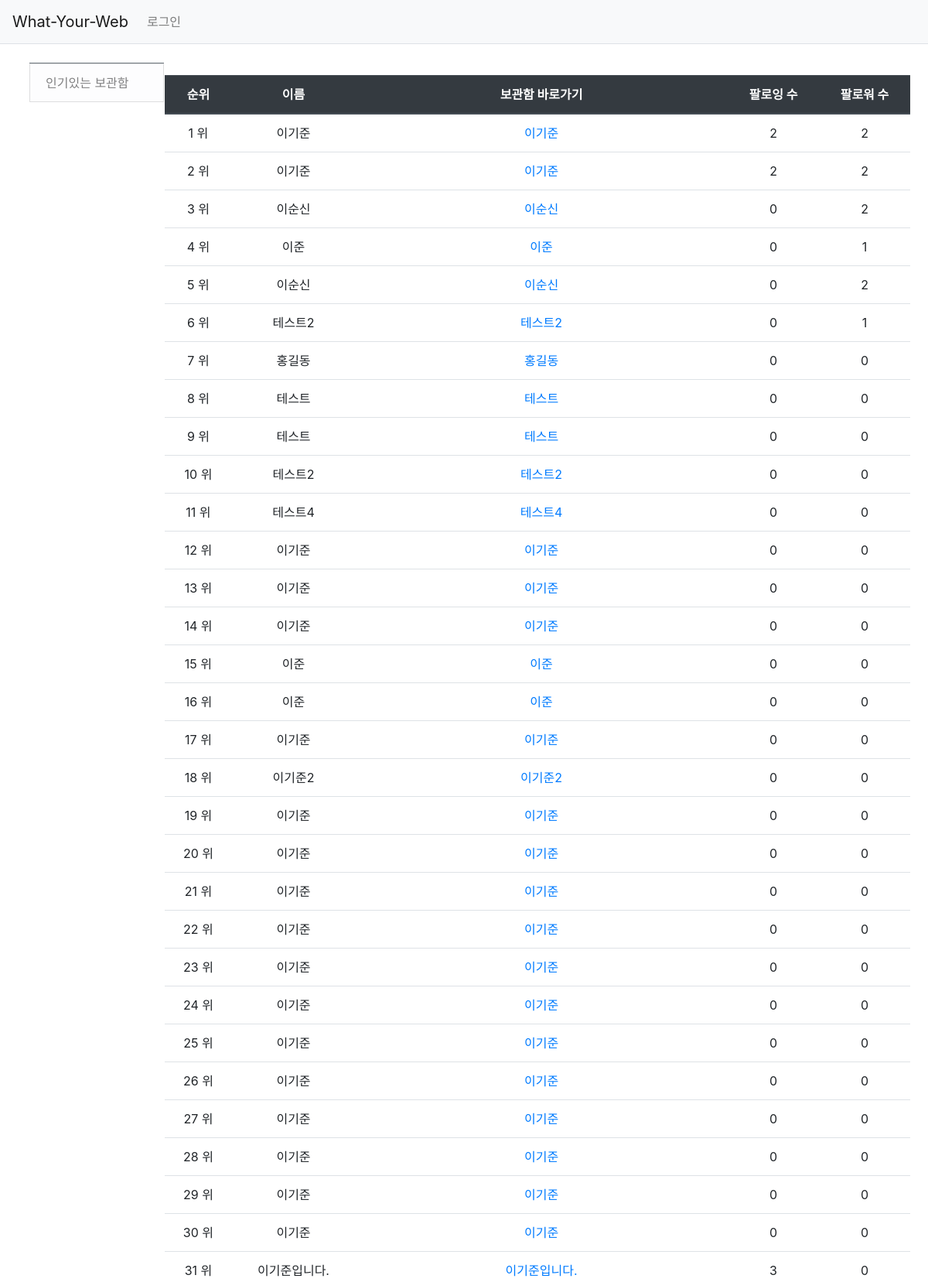
Page /whatyourweb/ranking/ (upper part) on the committed database.
### account/models.py (models this page shows, shortened)
class User(AbstractBaseUser):
    email = models.EmailField(
        verbose_name='email',
        max_length=255,
        unique=True,
    )
    date_of_birth = models.DateField()
    is_active = models.BooleanField(default=True)
    is_admin = models.BooleanField(default=False)
    favorites_1 = models.CharField(max_length= 200, choices = favorites_list, default='')
    favorites_2 = models.CharField(max_length= 200, choices = favorites_list, default='')
    name = models.CharField(max_length= 200, default='')
    image = models.ImageField(upload_to='media/')
    followings = models.ManyToManyField('self', symmetrical=False, related_name='followers')
    objects = UserManager()
    USERNAME_FIELD = 'email'
    REQUIRED_FIELDS = ['date_of_birth','favorites_1','favorites_2','name','image']

### wyw/views/base_views.py (the view)
# urls.py: path('ranking/', base_views.ranking, name='ranking'),
def ranking(request):
    user_list = User.objects.all().order_by('-followers')
    return render(request, 'wyw/ranking.html', {'allUser':user_list})

### templates/wyw/ranking.html (shortened to what this page needs)
{% extends 'base.html' %}
{% load posting_filter %}
{% block content %}
<div class="container my-3">
    <div class="row">
        <div class="col-sm-12 col-md-3 col-lg-2 p-2">
<nav id="sidebar" class="border-top border-secondary">
    <div class="list-group">
        <a class="rounded-0 list-group-item list-group-item-action list-group-item-light"
        href="{% url 'wyw:ranking' %}">{{ "인기있는 보관함" }}</a>
    </div>
</nav>
        </div>
        <div class="col-sm-12 col-md-9 col-lg-10 p-2">
    <div class="row my-3">
    <table class="table">
        <thead>
            <tr class="text-center thead-dark">
                <th>순위</th>
                <th>이름</th>
                <th style="width:50%">보관함 바로가기</th>
                <th>팔로잉 수</th>
                <th>팔로워 수</th>
            </tr>
        </thead>
        <tbody>
            {% if allUser %}
            {% for user in allUser %}
            <tr class="text-center">
                <td>{{ forloop.counter }} 위</td>
                <td>
                        {{ user.name }}
                </td>
                <td>
                    <a href="{% url 'account:profile_scrap' user.id %}">
                    {{ user.name }}
                </a>
            </td>
                <td> {{ user.followings.count }} </td>
                <td>{{user.followers.count}}</td>
            </tr>
            {% endfor %}
            {% else %}
            <tr>
                <td colspan="4">회원이 없습니다.</td>
            </tr>
            {% endif %}
            </tbody>
    </table>
</div>
{% endblock %}

### rows in the picture
User: name "이기준", followings.count "2", followers.count "2"
User: name "이순신", followings.count "0", followers.count "2"
User: name "이준", followings.count "0", followers.count "1"
User: name "테스트2", followings.count "0", followers.count "1"
User: name "홍길동", followings.count "0", followers.count "0"
User: name "테스트", followings.count "0", followers.count "0"
User: name "테스트", followings.count "0", followers.count "0"
User: name "테스트2", followings.count "0", followers.count "0"
User: name "테스트4", followings.count "0", followers.count "0"
User: name "이기준", followings.count "0", followers.count "0"
User: name "이기준", followings.count "0", followers.count "0"
User: name "이기준", followings.count "0", followers.count "0"
User: name "이준", followings.count "0", followers.count "0"
User: name "이준", followings.count "0", followers.count "0"
User: name "이기준", followings.count "0", followers.count "0"
User: name "이기준2", followings.count "0", followers.count "0"
User: name "이기준", followings.count "0", followers.count "0"
User: name "이기준", followings.count "0", followers.count "0"
User: name "이기준", followings.count "0", followers.count "0"
User: name "이기준", followings.count "0", followers.count "0"
User: name "이기준", followings.count "0", followers.count "0"
User: name "이기준", followings.count "0", followers.count "0"
User: name "이기준", followings.count "0", followers.count "0"
User: name "이기준", followings.count "0", followers.count "0"
User: name "이기준", followings.count "0", followers.count "0"
User: name "이기준", followings.count "0", followers.count "0"
User: name "이기준", followings.count "0", followers.count "0"
User: name "이기준", followings.count "0", followers.count "0"
User: name "이기준입니다.", followings.count "3", followers.count "0"

### other values in the picture
{{ "인기있는 보관함" }} "인기있는 보관함"
